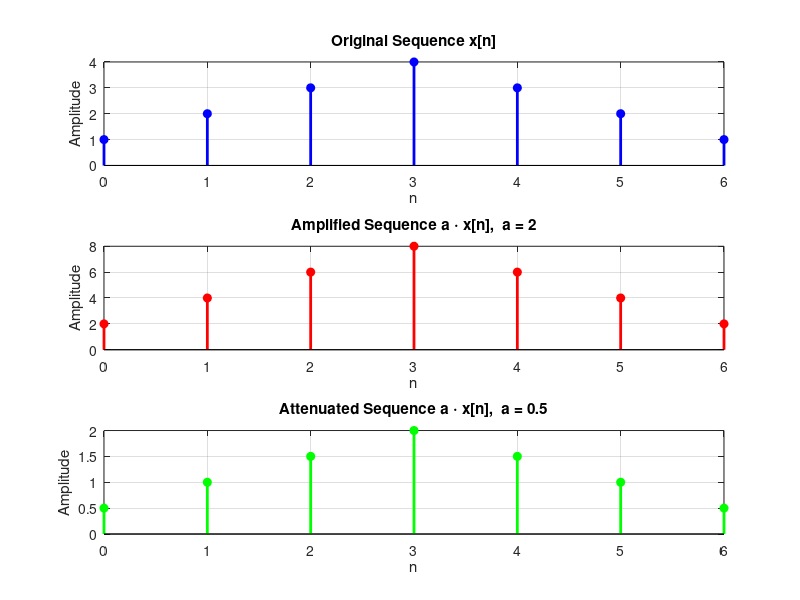

Reproduce this figure in MATLAB.
clc; clear; close all;

% Original DT sequence
x = [1 2 3 4 3 2 1];
n = 0:length(x)-1;

% Scalar values
a1 = 2;     % Amplification
a2 = 0.5;   % Attenuation

% Scalar multiplication
x_amp = a1 * x;   % Amplified signal
x_att = a2 * x;   % Attenuated signal

% Plotting
figure('Name', 'Scalar Multiplication of DT Sequence', 'NumberTitle', 'off');

subplot(3,1,1);

stem(n, x, 'filled', 'b', 'LineWidth', 2);
title('Original Sequence x[n]');
xlabel('n'); ylabel('Amplitude');
grid on;

subplot(3,1,2);
stem(n, x_amp, 'filled', 'r', 'LineWidth', 2);
title(['Amplified Sequence a \cdot x[n],  a = ', num2str(a1)]);
xlabel('n'); ylabel('Amplitude');
grid on;

subplot(3,1,3);
stem(n, x_att, 'filled', 'g', 'LineWidth', 2);
title(['Attenuated Sequence a \cdot x[n],  a = ', num2str(a2)]);
xlabel('n'); ylabel('Amplitude');
grid on;

